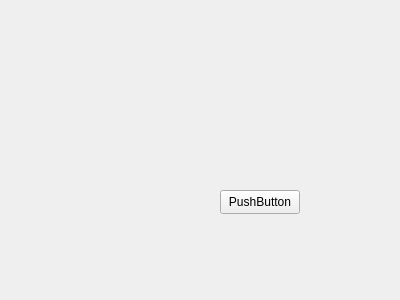
<?xml version="1.0" encoding="UTF-8"?>
<ui version="4.0">
 <class>Form</class>
 <widget class="QWidget" name="Form">
  <property name="geometry">
   <rect>
    <x>0</x>
    <y>0</y>
    <width>400</width>
    <height>300</height>
   </rect>
  </property>
  <property name="windowTitle">
   <string>Form</string>
  </property>
  <widget class="QPushButton" name="pushButton">
   <property name="geometry">
    <rect>
     <x>220</x>
     <y>190</y>
     <width>80</width>
     <height>24</height>
    </rect>
   </property>
   <property name="text">
    <string>PushButton</string>
   </property>
  </widget>
 </widget>
 <resources/>
 <connections/>
</ui>
